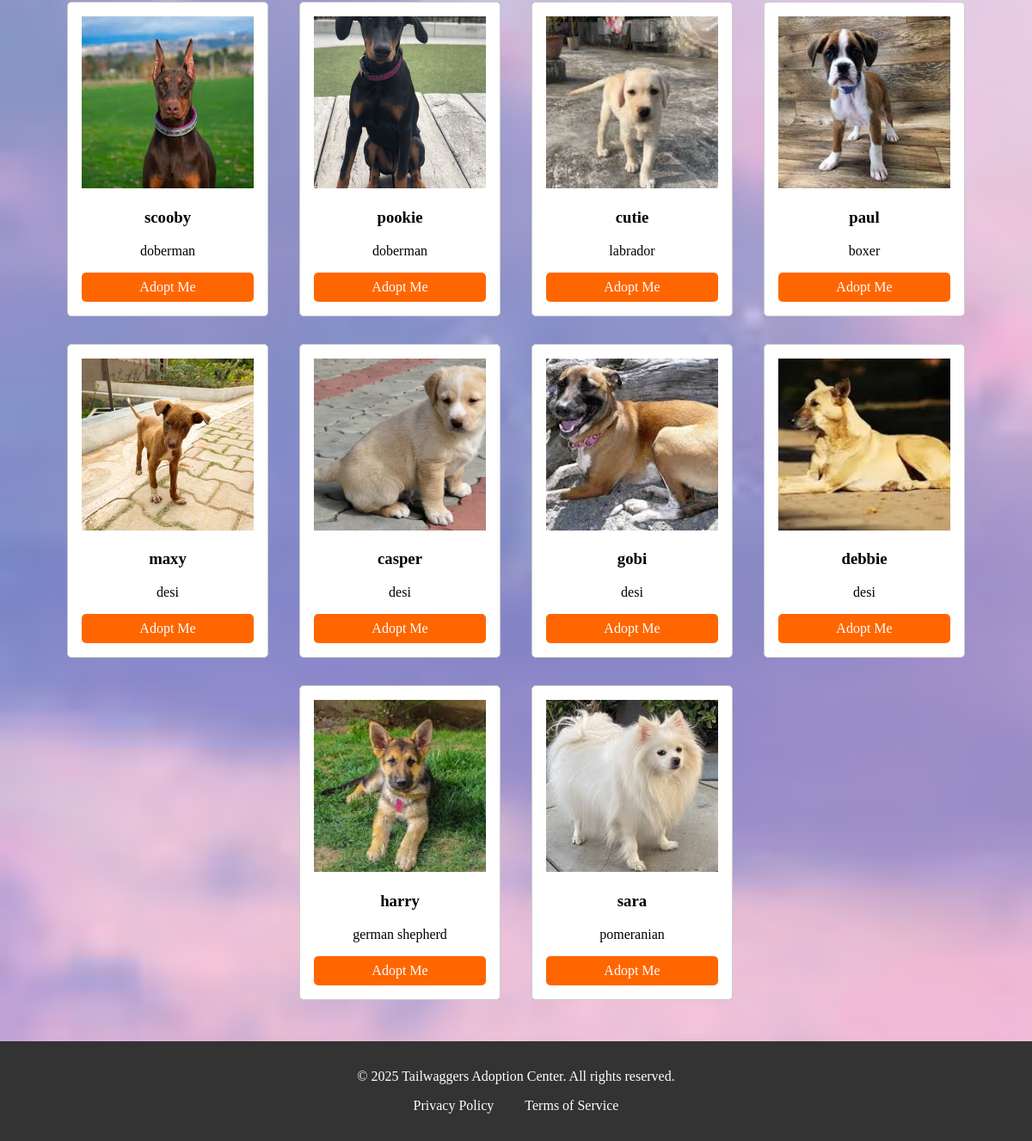
The page /search/ (lower part) on the database as committed earlier.
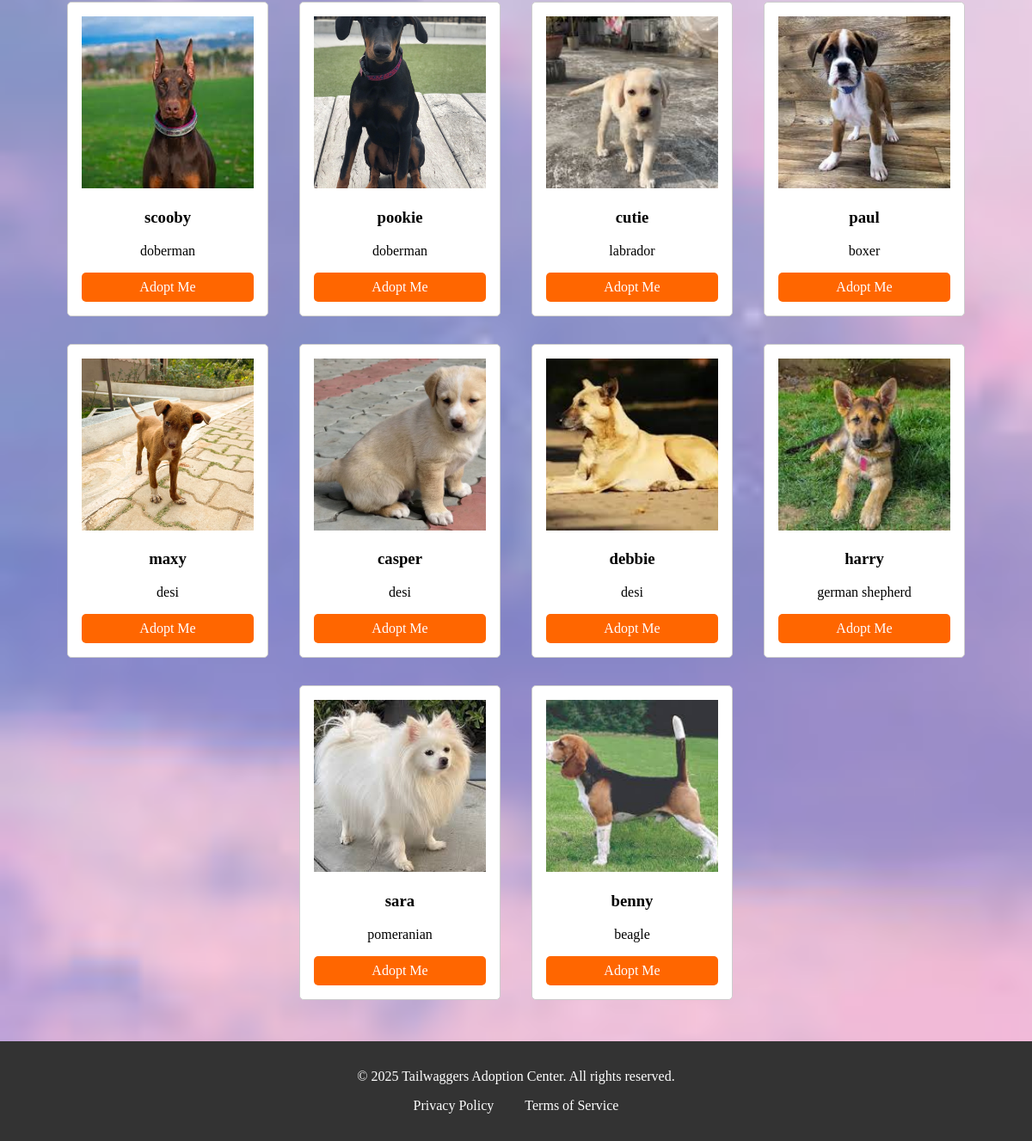
The same page on the database as committed later.
### webpage/models.py (models this page shows, shortened)
class pet(models.Model):
    SIZE_CHOICES = [ ('small', 'Small'), ('medium', 'Medium'), ('large', 'Large'), ]
    GENDER_CHOICES =[("female","Female"),("male","Male")]
    name=models.CharField(max_length=50)
    age=models.CharField(max_length=20)
    breed=models.ForeignKey(breed,on_delete=models.CASCADE,default=1)
    gender=models.CharField(max_length=10,choices=GENDER_CHOICES ,default='male')
    description = models.TextField(max_length=300,blank=True)
    size = models.CharField(max_length=10, choices=SIZE_CHOICES, default='medium')
    vaccinations = models.BooleanField(default=False)
    spayed_neutered = models.BooleanField(default=False)
    medical_conditions = models.CharField(max_length=100, blank=True)
    image=models.ImageField(upload_to=("upload/image/"))
    is_adopted=models.BooleanField(default=False)
    class Meta:
        permissions = [("can_add_pet","can add pet")]

class breed(models.Model):
    ACTIVITY_LEVEL_CHOICES = [ ('low', 'Low'), ('medium', 'Medium'), ('high', 'High'), ]
    SIZE_CHOICES = [ ('small', 'Small'), ('medium', 'Medium'), ('large', 'Large'), ]
    name = models.CharField(max_length=50)
    good_with_kids = models.BooleanField(default=False)
    low_shedding =models.BooleanField(default=False)
    first_time_owner = models.BooleanField(default=False)
    Guard_dog = models.BooleanField(default=False)
    athletic = models.BooleanField(default=False)
    first_time_owner = models.BooleanField(default=False)
    image=models.ImageField(upload_to=("upload/image/"), blank=True)
    activity_level = models.CharField(max_length=10, choices=ACTIVITY_LEVEL_CHOICES, default='medium')
    size = models.CharField(max_length=10, choices=SIZE_CHOICES, default='medium')
    def __str__(self):
        return self.name

### webpage/views.py (the view)
# urls.py: path('search/', views.search_pets, name='search_pets'),
@cache_control(no_cache=True, must_revalidate=True, no_store=True)
def search_pets(request):
    pets = pet.objects.all()
    search_form = SearchForm(request.GET)
    if search_form.is_valid():
        query = search_form.cleaned_data['query']
        age = search_form.cleaned_data['age']
        size = search_form.cleaned_data['size']
        breed = search_form.cleaned_data['breed']
        gender = search_form.cleaned_data['gender']
        if query:
            pets = pets.filter(name__icontains=query)
        if age:
            pets = pets.filter(age__icontains=age)
        if size:
            pets = pets.filter(size=size)
        if breed:
            pets = pets.filter(breed=breed)
        if gender:
            pets = pets.filter(gender=gender)
    return render(request, "search_pets.html", {"pets": pets, "search_form": search_form})

### webpage/templates/search_pets.html (shortened to what this page needs)
{% extends 'base.html' %}
{% block content %}
    <section id="pets" class="pets">
        <div class="container">
        {% for pet in pets %}
            {% if not pet.is_adopted %}
            <div class="pet-card">
                <img src="{{ pet.image.url }}" alt="{{ pet.name }}">
                <h3>{{ pet.name }}</h3>
                <p>{{ pet.breed }}</p>
                <a href="{% url 'adopt_pet' pet.pk %}" class="btn">Adopt Me</a>
            </div>
            {% endif %}
        {% endfor %}
        </div>
    </section>
{% endblock %}

Rows that differ between the two databases and show on the page:
no longer on this page (row edited): pet: image (picture), name "gobi", breed "desi"
added pet: image (picture), name "benny", breed "beagle"
